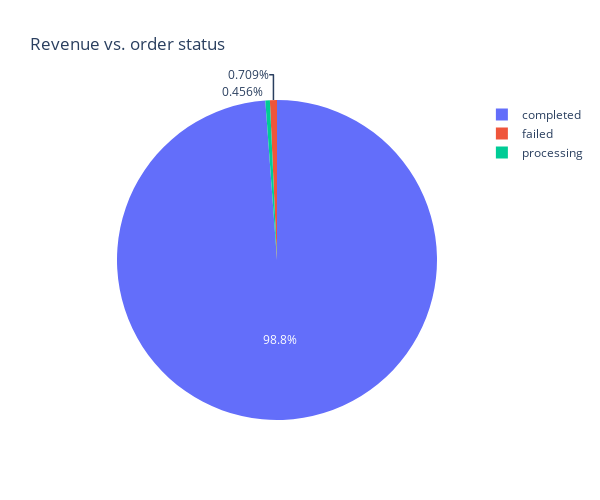

The code cell stored with this chart in its notebook:
### Code cell
rev_by_status = _read_sql("lost_rev_by_status_view")
fig = px.pie(
    rev_by_status, 
    values="total", 
    names="grouped_status",
    title="Revenue vs. order status",
    width=600,
    height=500
)
fig.show()

### Figure 1 — Plotly figure (JSON) as saved in the notebook; plotly's stock layout.template omitted (floating-point values rounded to 4 significant figures)
{"data": [{"domain": {"x": [0, 1], "y": [0, 1]}, "hovertemplate": "grouped_status=%{label}<br>total=%{value}<extra></extra>", "labels": ["completed", "failed", "processing"], "legendgroup": "", "name": "", "showlegend": true, "type": "pie", "values": [12490000.0, 89570.0, 57660.0]}], "layout": {"height": 500, "legend": {"tracegroupgap": 0}, "title": {"text": "Revenue vs. order status"}, "width": 600}}
